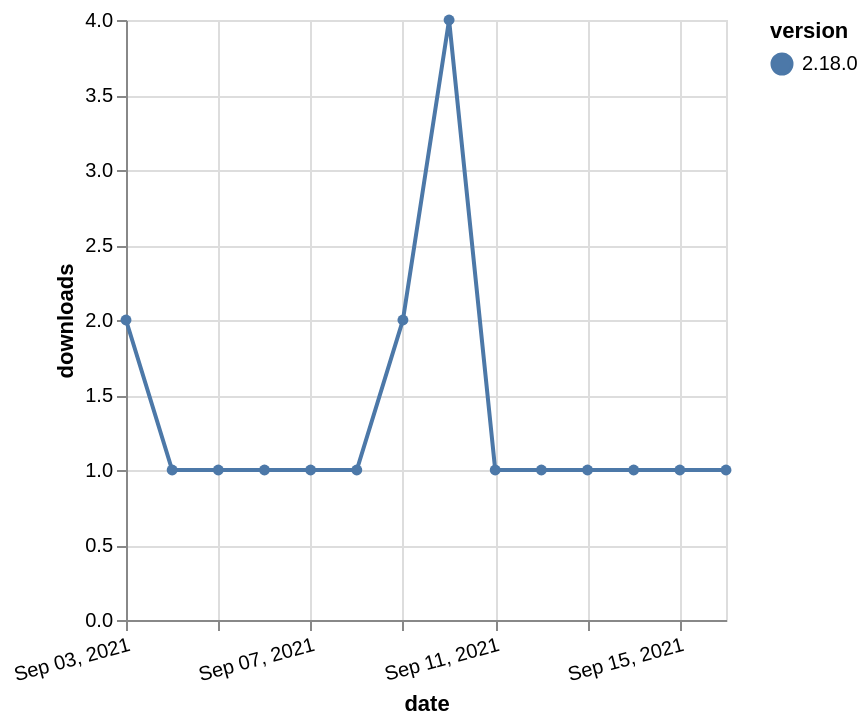

Vega-Lite specification for this chart:
### Vega-Lite specification from a JSON file in a GitHub repository (floating-point values rounded to 4 significant figures)
{"$schema": "https://vega.github.io/schema/vega-lite/v5.json", "description": "A simple bar chart with embedded data.", "data": {"values": [{"date": "2021-09-03", "total": 505, "delta": 2, "version": "2.18.0"}, {"date": "2021-09-04", "total": 506, "delta": 1, "version": "2.18.0"}, {"date": "2021-09-05", "total": 507, "delta": 1, "version": "2.18.0"}, {"date": "2021-09-06", "total": 508, "delta": 1, "version": "2.18.0"}, {"date": "2021-09-07", "total": 509, "delta": 1, "version": "2.18.0"}, {"date": "2021-09-08", "total": 510, "delta": 1, "version": "2.18.0"}, {"date": "2021-09-09", "total": 512, "delta": 2, "version": "2.18.0"}, {"date": "2021-09-10", "total": 516, "delta": 4, "version": "2.18.0"}, {"date": "2021-09-11", "total": 517, "delta": 1, "version": "2.18.0"}, {"date": "2021-09-12", "total": 518, "delta": 1, "version": "2.18.0"}, {"date": "2021-09-13", "total": 519, "delta": 1, "version": "2.18.0"}, {"date": "2021-09-14", "total": 520, "delta": 1, "version": "2.18.0"}, {"date": "2021-09-15", "total": 521, "delta": 1, "version": "2.18.0"}, {"date": "2021-09-16", "total": 522, "delta": 1, "version": "2.18.0"}]}, "width": "container", "mark": {"type": "line", "point": {"filled": true}}, "encoding": {"x": {"field": "date", "type": "temporal", "timeUnit": "yearmonthdate", "title": "date", "axis": {"labelAngle": -15}}, "y": {"field": "delta", "type": "quantitative", "title": "downloads"}, "color": {"field": "version", "type": "nominal"}, "tooltip": {"field": "delta"}}}
